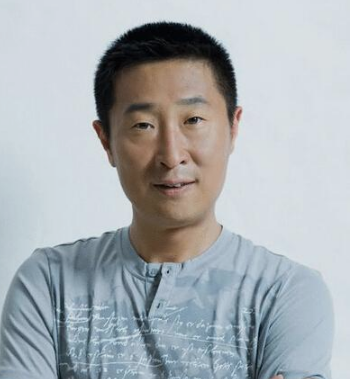
#> input picture opencv/res/t1.png, 350 x 379 px
$ python test_similarity.py   (Python 2 division)
#> lines starting #> are read from the running program, lines starting #| are printed output that depends on the picture; long printed decimals are rounded
# -*- coding: utf8 -*-

"""--------------------------------------------------------------
Author:
food
gzfujianfeng@corp.netease.com

Date:
2019/02/19

Description:

History:
2017/09/14, create file.
--------------------------------------------------------------"""

import cv2
import numpy as np


# 均值哈希算法
def aHash(img):
	# 缩放为8*8
	img = cv2.resize(img, (8, 8))
	# 转换为灰度图
	gray = cv2.cvtColor(img, cv2.COLOR_BGR2GRAY)
	# s为像素和初值为0，hash_str为hash值初值为''
	s = 0
	hash_str = ''
	# 遍历累加求像素和
	for i in range(8):
		for j in range(8):
			s = s + gray[i, j]
	# 求平均灰度
	avg = s / 64
	# 灰度大于平均值为1相反为0生成图片的hash值
	for i in range(8):
		for j in range(8):
			if gray[i, j] > avg:
				hash_str = hash_str + '1'
			else:
				hash_str = hash_str + '0'
	return hash_str


# 差值感知算法
def dHash(img):
	# 缩放8*8
	img = cv2.resize(img, (9, 8))
	# 转换灰度图
	gray = cv2.cvtColor(img, cv2.COLOR_BGR2GRAY)
	hash_str = ''
	# 每行前一个像素大于后一个像素为1，相反为0，生成哈希
	for i in range(8):
		for j in range(8):
			if gray[i, j] > gray[i, j + 1]:
				hash_str = hash_str + '1'
			else:
				hash_str = hash_str + '0'
	return hash_str


# 感知哈希算法(pHash)
def pHash(img):
	# 缩放32*32
	img = cv2.resize(img, (32, 32))  # , interpolation=cv2.INTER_CUBIC

	# 转换为灰度图
	gray = cv2.cvtColor(img, cv2.COLOR_BGR2GRAY)
	# 将灰度图转为浮点型，再进行dct变换
	dct = cv2.dct(np.float32(gray))
	# opencv实现的掩码操作
	dct_roi = dct[0:8, 0:8]

	hash = []
	avreage = np.mean(dct_roi)
	for i in range(dct_roi.shape[0]):
		for j in range(dct_roi.shape[1]):
			if dct_roi[i, j] > avreage:
				hash.append(1)
			else:
				hash.append(0)
	return hash


# 通过得到RGB每个通道的直方图来计算相似度
def classify_hist_with_split(image1, image2, size=(256, 256)):
	# 将图像resize后，分离为RGB三个通道，再计算每个通道的相似值
	image1 = cv2.resize(image1, size)
	image2 = cv2.resize(image2, size)
	sub_image1 = cv2.split(image1)
	sub_image2 = cv2.split(image2)
	sub_data = 0
	for im1, im2 in zip(sub_image1, sub_image2):
		sub_data += calculate(im1, im2)
	sub_data = sub_data / 3
	return sub_data


# 计算单通道的直方图的相似值
def calculate(image1, image2):
	hist1 = cv2.calcHist([image1], [0], None, [256], [0.0, 255.0])
	hist2 = cv2.calcHist([image2], [0], None, [256], [0.0, 255.0])
	# 计算直方图的重合度
	degree = 0
	for i in range(len(hist1)):
		if hist1[i] != hist2[i]:
			degree = degree + (1 - abs(hist1[i] - hist2[i]) / max(hist1[i], hist2[i]))
		else:
			degree = degree + 1
	degree = degree / len(hist1)
	return degree


# Hash值对比
def cmpHash(hash1, hash2):
	n = 0
	# hash长度不同则返回-1代表传参出错
	if len(hash1)!=len(hash2):
		return -1
	# 遍历判断
	for i in range(len(hash1)):
		# 不相等则n计数+1，n最终为相似度
		if hash1[i] != hash2[i]:
			n = n + 1
	return n


# [8 lines of commented-out code are left out]

img1 = cv2.imread('res/t1.png')  # 14------19---10--------0.70
#> img1 is the input picture: shape (379, 350, 3); mean B, G, R 178.9, 174.4, 168.3
img2 = cv2.imread('res/t2.png')
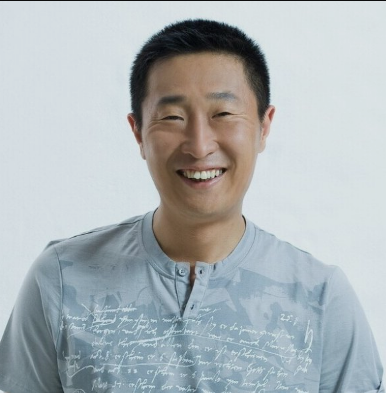
#> input picture opencv/res/t2.png, 386 x 393 px
#> img2 is the input picture: shape (393, 386, 3); mean B, G, R 183.2, 180.2, 172.6

# img1 = cv2.imread('res/t1.png')  # 39------33---18--------0.58
# img2 = cv2.imread('res/t3.png')

hash1 = aHash(img1)
#> after the loop in aHash, `for i in range(8):`: s = 11312
#> in aHash, `avg = s / 64`: avg = 176
hash2 = aHash(img2)
n = cmpHash(hash1, hash2)
#> n = 14
print u'均值哈希算法相似度：'
print n
#| 14

hash1 = dHash(img1)
hash2 = dHash(img2)
n = cmpHash(hash1, hash2)
#> n = 19
print '差值哈希算法相似度：'
print n
#| 19

hash1 = pHash(img1)
#> in pHash, `img = cv2.resize(img, (32, 32))`:
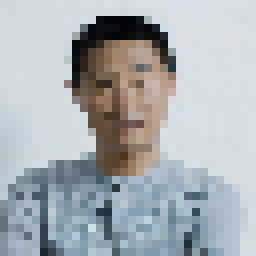
#> img: shape (32, 32, 3) (shown 8 times larger); mean of channels 0, 1, 2 179.3, 174.8, 168.7; drawn as B, G, R
#> in pHash, `gray = cv2.cvtColor(img, cv2.COLOR_BGR2GRAY)`:
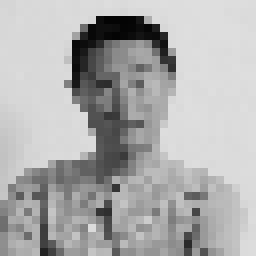
#> gray: shape (32, 32) (shown 8 times larger); min 4, max 222, mean 173.5
#> in pHash, `dct = cv2.dct(np.float32(gray))`:
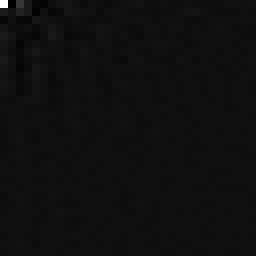
#> dct: shape (32, 32) float32 (shown 8 times larger); min -356.6, max 5552, mean 6.4; drawn with min black and max white
#> in pHash, `avreage = np.mean(dct_roi)`: avreage = 105.1
#> hash1 = 64 values, max 1 at index 0, min 0 at index 1, mean 0.25
hash2 = pHash(img2)
#> in pHash (call 2), `img = cv2.resize(img, (32, 32))`:
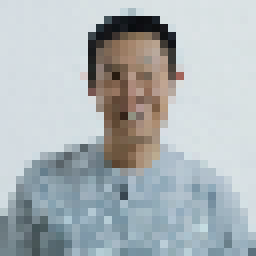
#> img: shape (32, 32, 3) (shown 8 times larger); mean of channels 0, 1, 2 183.9, 180.8, 173.1; drawn as B, G, R
#> in pHash (call 2), `gray = cv2.cvtColor(img, cv2.COLOR_BGR2GRAY)`:
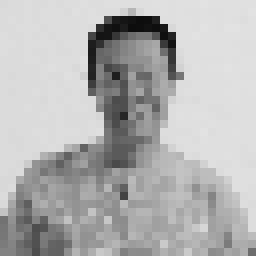
#> gray: shape (32, 32) (shown 8 times larger); min 12, max 225, mean 178.8
#> in pHash (call 2), `avreage = np.mean(dct_roi)`: avreage = 105.4
#> hash2 = 64 values, max 1 at index 0, min 0 at index 1, mean 0.188
n = cmpHash(hash1, hash2)
#> n = 10
print '感知哈希算法相似度：'
print n
#| 10

n = classify_hist_with_split(img1, img2)
#> in classify_hist_with_split, `image1 = cv2.resize(image1, size)`:
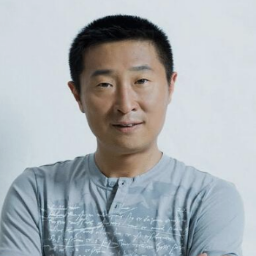
#> image1: shape (256, 256, 3); mean of channels 0, 1, 2 178.8, 174.3, 168.2; drawn as B, G, R
#> the loop in classify_hist_with_split, `for im1, im2 in zip(sub_image1, sub_image2):` made 3 passes
#> (degree in calculate, sub_data) on passes 1 to 3: ([0.769], [0.769]), ([0.718], [1.49]), ([0.638], [2.12])
#> in classify_hist_with_split, `sub_data = sub_data / 3`: sub_data = [0.708]
#> n = [0.708]
print '三直方图算法相似度：'
print n
#| [0.7083]
